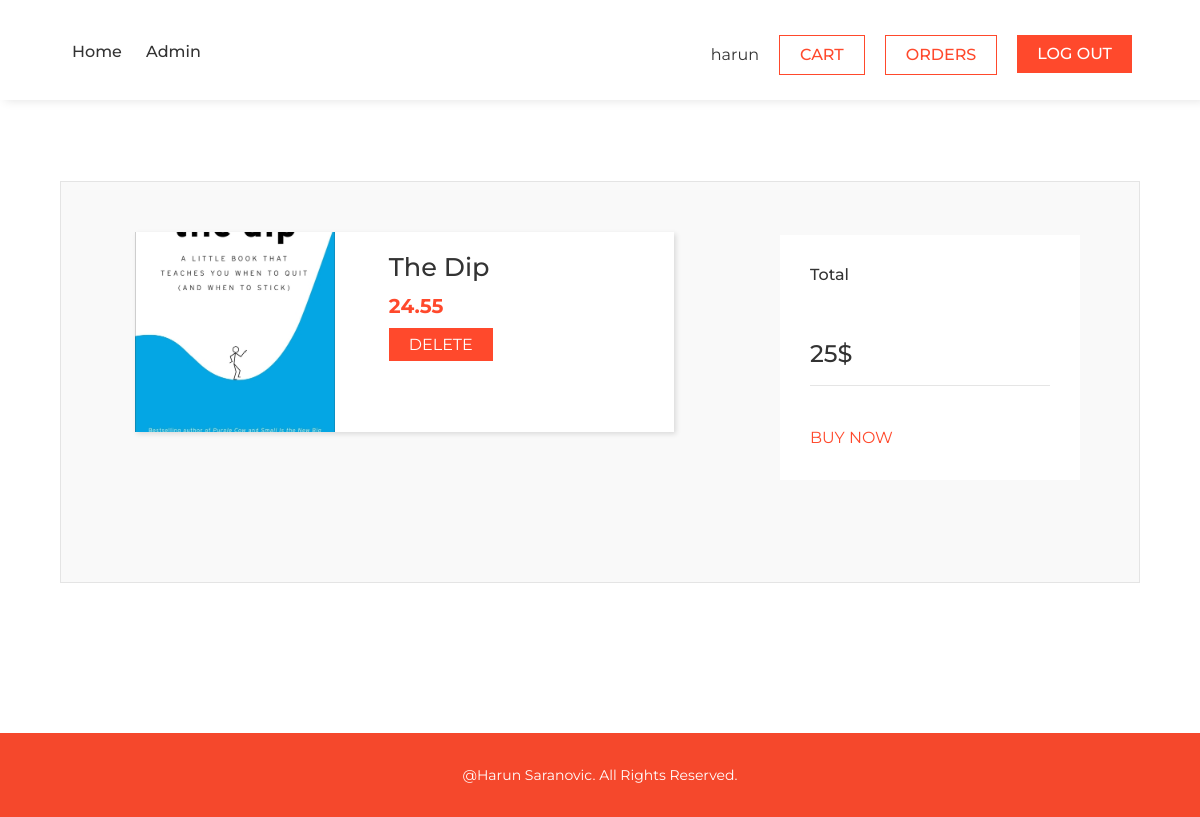
/cart.php (signed in), run on the app's committed database.
### tables this page shows
CREATE TABLE `cart` (
  `cart_id` int(11) NOT NULL,
  `user_id` int(11) NOT NULL,
  `item_id` int(11) NOT NULL
);

CREATE TABLE `items` (
  `item_id` int(11) NOT NULL,
  `item_name` varchar(40) NOT NULL,
  `description` varchar(300) NOT NULL,
  `price` float NOT NULL,
  `category` tinyint(4) NOT NULL,
  `availability` tinyint(1) NOT NULL DEFAULT '1',
  `image` varchar(20) NOT NULL
);

### cart.php (the view, shortened to what this page needs)
<?php
include 'connect.php';
$sqlquery = "SELECT * FROM cart INNER JOIN items ON cart.item_id = items.item_id WHERE user_id ='" . $_SESSION['id'] . "'";
$sqlquery2 = "SELECT SUM(price) AS Total FROM cart INNER JOIN items ON cart.item_id = items.item_id WHERE user_id ='" . $_SESSION['id'] . "'";
$items = mysqli_query($conn, $sqlquery);
$sums = mysqli_query($conn, $sqlquery2);
?>
<!doctype html>
<html lang="en">
  <head>
    <link rel="stylesheet" href="https://stackpath.bootstrapcdn.com/bootstrap/4.2.1/css/bootstrap.min.css">
    <link rel="stylesheet" href="scripts/jquery-ui-1.12.1/jquery-ui.min.css">
    <link rel="stylesheet" href="https://use.fontawesome.com/releases/v5.7.1/css/all.css">
    <link rel="stylesheet" href="assets/main.css">
  </head>
  <body>
  <?php include 'incl/header.php'; ?>
  <div class="cart-holder">
    <div class="cart-items">
      <?php
      while($item = $items->fetch_array()){
      ?>
      <div class="box">
        <div class="box-img" style="background-image: url(img/<?php echo $item['image']; ?>)"></div>
        <div class="box-header">
          <h3><?php echo $item['item_name']; ?></h3>
        </div>
        <div class="box-price">
          <h5><?php echo $item['price']; ?></h5>
        </div>
        <div class="box-link">
          <a href="deletecart.php?item_id=<?php echo $item['item_id']; ?>&cart_id=<?php echo $item['cart_id']; ?>">Delete</a>
        </div>
      </div>
      <?php
      }?>
    </div>
  </div>
  <div class="price-box">
    <h6>Total</h6>
    <br>
    <br>
    <h4><?php while($sum = $sums->fetch_array()){ echo round($sum['Total']); } ?>$</h4>
    <hr>
    <br>
      <a href="buy.php?user_id=<?php echo $_SESSION['id']; ?>">BUY NOW</a>
    </div>
  <footer>
    <span>@Harun Saranovic. All Rights Reserved.</span>
  </footer>
  </body>
  </html>

### assets/main.css (style rules this page uses)
html { overflow-x: hidden; }
body { background-color: #fff; color: #333333; font-family: 'Montserrat', sans-serif; overflow-x: hidden; }
a { color: #ff492c; }
footer span { padding: 0 5px; font-size: 14px; -border-right: solid 1px #b5a55f; color: white; }
footer { -display: inline; background-color: #f5482c; width: 100%; text-align: center; text-align: center; padding: 30px 0; text-align: center; -margin-top: 1000px; }
.box { margin: 0 20px 40px 20px; width: 200px; height: 320px; display: inline-grid; -float: left; background-color: #f5f5f5; box-shadow: 0 0 25px #00000030; box-shadow: 3px 3px 7px #00000030; }
.box-img { width: 200px; height: 200px; background-size: cover; background-position: center; }
.box-header { margin: 20px 0 10px 0; padding: 0 5px; height: 32px; }
.box-header h3 { font-size: 16px; }
.box-price { padding: 0 5px; }
.box-price h5 { font-weight: 700; color: #ff492c; }
.box-link { text-align: center; margin-top: 15px; -margin-top: -10px; }
.box-link a { background-color: #ff492c; color: #fff; padding: 7px 20px; text-transform: uppercase; -border-radius: 30px; }
.cart-items { padding: 50px 0; width: 50%; margin-left: 5%; min-height: 400px; }
.cart-items .box { width: 100%; display: inline-block; height: 200px; background-color: #fff; box-shadow: 2px 2px 5px #00000020; }
.cart-items .box-img { float: left; margin-right: 10%; }
.cart-items .box-link { text-align: left; }
.price-box { position: absolute; width: 25%; left: 65%; top: 235px; padding: 30px; background-color: white;; }
.cart-holder { width: 90%; margin-left: 5%; background-color: #f9f9f9; border: solid 1px #e4e4e4; margin: 150px 5%; }
.cart-items h3 { font-size: 1.6em; }

### data on the page
cart: item.image (picture), item.item_name "The Dip", item.price "24.55"

### other printed values
$_SESSION['username'] "harun"
$sum['Total'] "25"
